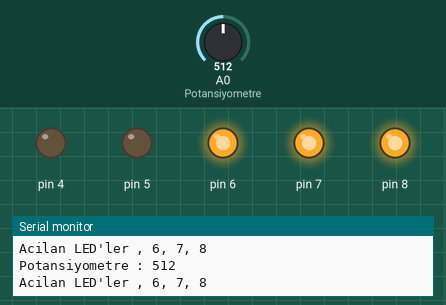
This sketch was run on a simulated Arduino Uno, built with avr-gcc and run on an emulated ATmega328P. Parts: output pins drawn as LEDs (lit = HIGH), the last lines printed to the serial monitor. Inputs (shaded band) come from the test bench; at power-on: A0 (Potansiyometre) = 512.

Above: at 1.3 s.
1.4 s: A0 (Potansiyometre) set to 497
At 2.4 s:
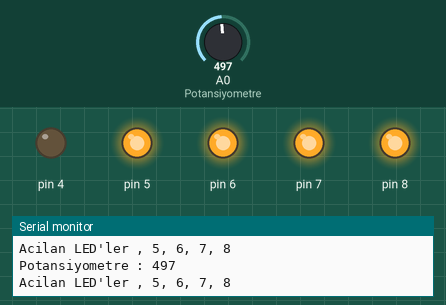
3.0 s: A0 (Potansiyometre) set to 274
6.1 s: A0 (Potansiyometre) set to 244
At 7.2 s:
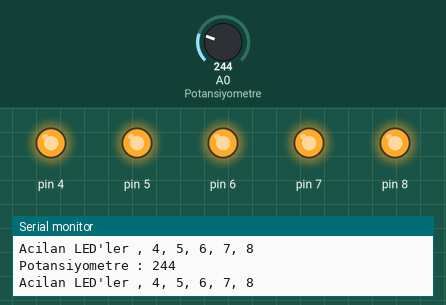
7.8 s: A0 (Potansiyometre) set to 900
At 8.6 s:
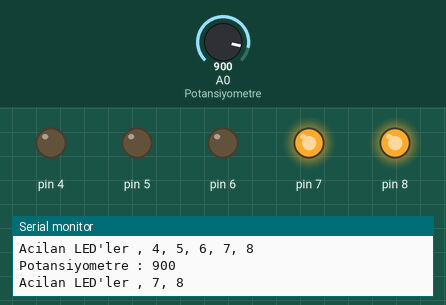
9.3 s: A0 (Potansiyometre) set to 1004
10.8 s: A0 (Potansiyometre) set to 1023
At 12.0 s:
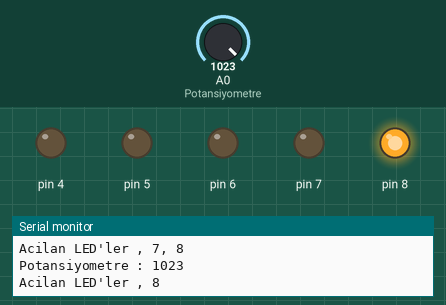
Timing chart, 0 to 13.8 s (numbered marks = the images above; inputs shaded):
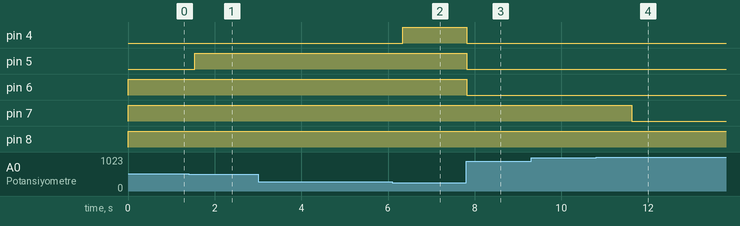

The sketch:

Potansiyometre_Led_2.ino
```cpp
void setup() {
  // put your setup code here, to run once:
  Serial.begin(9600);
  pinMode(A0, INPUT); //Potansiyometre

  for(byte i = 4; i < 9; i++){
    pinMode(i, OUTPUT);
  }
}

void loop() {
  // put your main code here, to run repeatedly:
  int valuePot = analogRead(A0);
  Serial.println("Potansiyometre : " + String(valuePot));

  int openPin = map(valuePot, 0, 1023, 4, 8);

  Serial.println();

  String openPins = "";
  for(int i = 4; i < 9; i++){
    if(i >= openPin){
      digitalWrite(i, 1);
      openPins += ", " + String(i);
    }
    else{
      digitalWrite(i, 0);
    }
  }

  Serial.println("Acilan LED'ler " + openPins);
  delay(valuePot);
}
```

Measured:
- the behaviour switches between 512 and 511 on A0 (Potansiyometre) (found by bisection; images 0 and 1)
- the behaviour switches between 256 and 255 on A0 (Potansiyometre) (found by bisection; images 1 and 2)
- the behaviour switches between 1022 and 1023 on A0 (Potansiyometre) (found by bisection; images 3 and 4)
- after the input at 1.4 s, pin 5: LOW → HIGH after 0.14 s
- after the input at 6.1 s, pin 4: LOW → HIGH after 0.24 s
- after the input at 7.8 s, pin 4–6: HIGH → LOW at once
- after the input at 10.8 s, pin 7: HIGH → LOW after 0.83 s
